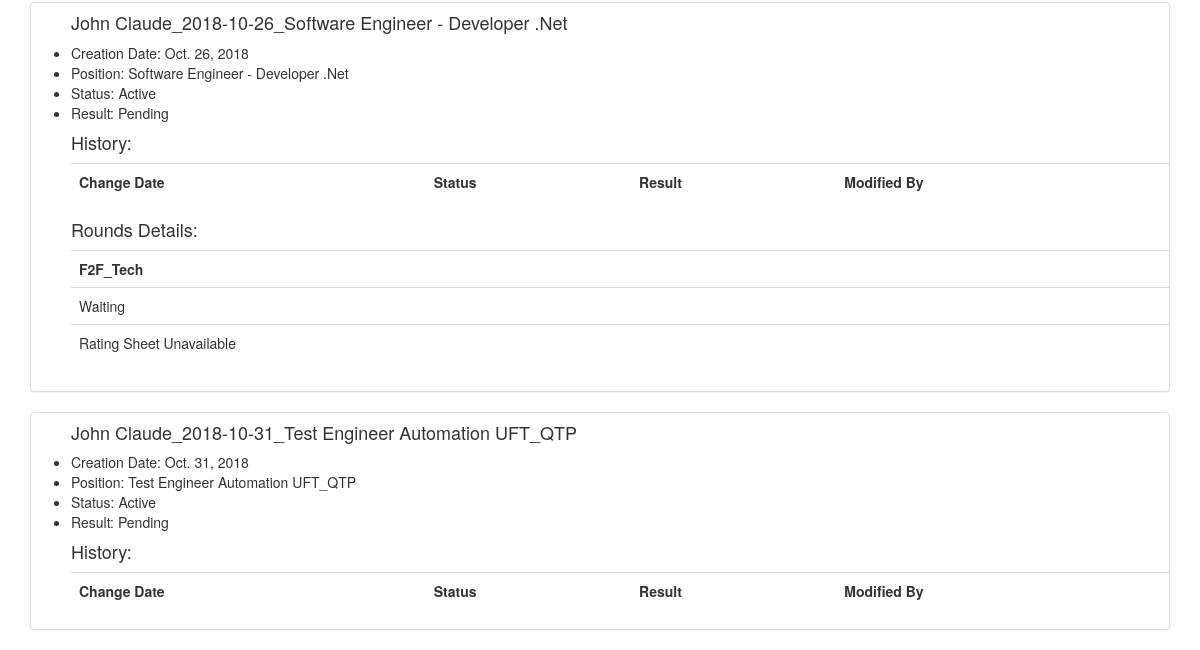
/candidateDetails/5/ (lower part), run on an earlier commit of the app's database.
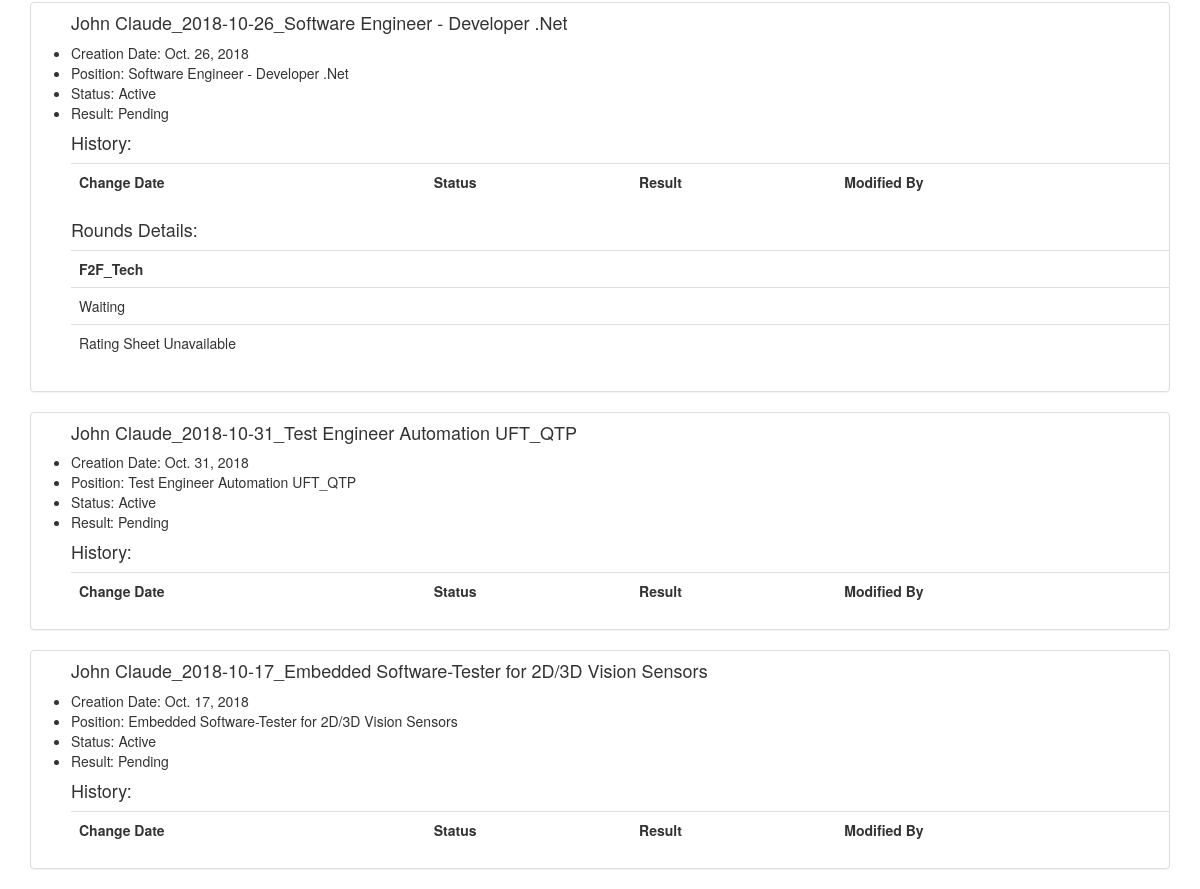
And on a later commit of the database.
### Evaluator/models.py (models this page shows, shortened)
class Interview(models.Model):
    candidate = models.ForeignKey(Candidate)
    date = models.DateField()
    position = models.ForeignKey(Position)
    question_set = models.ForeignKey(QuestionSet, null=True, blank=True)
    history = HistoricalRecords()
    status_choices = (
        ('AC', 'Active'),
        ('CN', 'Cancelled'),
        ('FN', 'Finished'),
                     )
    status = models.CharField( # This field can be shown in template as get_status_display
                        max_length=2,
                        choices=status_choices,
                        default='AC'
                             )
    result_choices = (
        ('S', 'Selected'),
        ('R', 'Rejected'),
        ('J', 'Joined'),
        ('DNJ', 'Did Not Join'),
        ('TBD', 'Pending'),
                    )
    result = models.CharField( # This field can be shown in template as get_result_display
        max_length=3,
        choices=result_choices,
        default='TBD'
    )
    def __str__(self):  # __unicode__ on Python 2
        return "{0}_{1}_{2}".format(self.candidate, str(self.date), self.position)

class Candidate(models.Model):
    name = models.CharField(max_length=40)
    contact_validator = RegexValidator(regex='\d+')
    contact_primary = models.CharField(max_length=20, validators=[contact_validator], null=True)
    experience = models.PositiveIntegerField()
    position_applied = models.ForeignKey(Position)
    vendor = models.ForeignKey(Vendor, null=True)
    skill = models.ManyToManyField(Skill)
    created_at = models.DateTimeField(default=timezone.now, editable=False)
    def __str__(self):  # __unicode__ on Python 2
        return self.name

class Position(models.Model):
    name = models.CharField(max_length=50)
    id_code = models.CharField(max_length=10)
    exp_needed = models.PositiveIntegerField(default=0)
    technology = models.TextField(default='')
    location = models.CharField(max_length=100, default='Pune')
    rating_sheet = models.ForeignKey(RatingSheet, null=True)
    type_choices = (
        ('P', 'Permanent'),
        ('T', 'Temporary'),
        ('I', 'Intern'),
                     )
    j_type = models.CharField( # This field can be shown in template as get_status_display
                        max_length=1,
                        choices=type_choices,
                        default='P'
                             )
    def __str__(self):  # __unicode__ on Python 2
        return self.name

class Round(models.Model):
    name = models.CharField(max_length=100)
    date = models.DateField()
    contact_time = models.TimeField(default=timezone.now)
    assignee = models.ForeignKey(User)
    interview = models.ForeignKey(Interview)
    created_at = models.DateTimeField(default=datetime.now, editable=False)
    modified_on = models.DateTimeField(default=datetime.now, editable=False)
    comments = models.CharField(max_length=300, default='', null=True, blank=True)
    type_choices = (
        ('U', 'Undecided'),
        ('F2F', 'Face to Face'),
        ('SKYPE', 'Skype Call'),
        ('TP', 'Telephonic'),
        ('VC', 'Client Video Call'),
        ('FD', 'Final Discussion'),
        ('HR', 'HR Discussion'),
        ('Other', 'Other Types'),
                    )
    round_type = models.CharField( # This field can be shown in template as get_status_display
                        max_length=10,
                        choices=type_choices,
                        default='U'
                             )
    result_choice = (
        ('ADV', 'Advanced'),
        ('RJ', 'Rejected'),
        ('CN', 'Cancelled'),
        ('DNA', 'Did Not Appear'),
        ('DNO', 'Did Not Accept Offer'),
        ('RS', 'Rescheduled'),
        ('W', 'Waiting'),
        ('S', 'Selected'),
        ('OH', 'On Hold'),
                    )
    result = models.CharField( # This field can be shown in template as get_status_display
                        max_length=5,
                        choices=result_choice,
                        default='W'
                             )

### Evaluator/views.py (the view)
# urls.py: url(r'^candidateDetails/(?P<candidate_pk>\d+)/$', views.candi_details, name='candi_details'),
def candi_details(request, candidate_pk):
    candidate = Candidate.objects.get(pk=candidate_pk)
    interviews = Interview.objects.filter(candidate=candidate)
    args = {'candidate': candidate, 'interviews': interviews}
    return render(request, 'details_candidate.html', args)

### Evaluator/templates/details_candidate.html (shortened to what this page needs)
{% extends 'base.html' %}
{% block content %}
{% for interview in interviews %}
    <div class="panel panel-default">
        <ul>
            <h4>{{ interview }}</h4>
            <li>Creation Date: {{ interview.date }}</li>
            <li>Position: {{ interview.position }}</li>
            <li>Status: {{ interview.get_status_display }}</li>
            <li>Result: {{ interview.get_result_display }}</li>
            <h4 class="mt-3">History:</h4>
        <table class="table">
            <tr>
                <th>Change Date</th>
                <th>Status</th>
                <th>Result</th>
                <th>Modified By</th>
            </tr>
        </table>
        {% if interview.round_set.all %}
            <h4>Rounds Details: </h4>
            <table class="table">
                <tr>
                {% for round in interview.round_set.all %}
                    <th>{{ round.name }}</th>
                {% endfor %}
                </tr>
                <tr>
                {% for round in interview.round_set.all %}
                    <td>{{ round.get_result_display }}</td>
                {% endfor %}
                </tr>
                <tr>
                {% for round in interview.round_set.all %}
                    {% if round.interviewratingsheet %}
                        <td><a href={% url 'Evaluator:rating_details' round.interviewratingsheet.pk %}>View Ratings</a></td>
                    {% else %}
                        <td><p>Rating Sheet Unavailable</p></td>
                    {% endif %}
                {% endfor %}
                </tr>
            </table>
        {% endif %}
        </ul>
    </div>
{% endfor %}
{% endblock %}

What changed in the data, as far as the page shows it:
added Interview: candidate+date+position "John Claude_2018-10-17_Embedded Software-Tester for 2D/3D Vision Sensors", date "Oct. 17, 2018", position "Embedded Software-Tester for 2D/3D Vision Sensors", status "Active", result "Pending"
